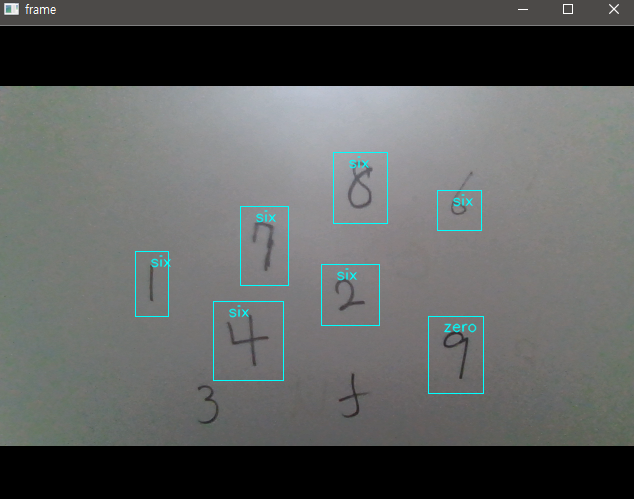
#> input picture CNN.png, 634 x 499 px
$ python -i '[실습과제#4]_임정호_2017253058_MNIST_Real-time_Recognition_CNN.py'   (imports and definitions only)   (older library calls are emulated)
#> lines starting #> are read from the running program, lines starting #| are printed output that depends on the picture; after the words box and inside, x2 and y2 are one past the last pixel; in counts of white or black regions, pixels touching at a corner belong together
#> further down, picture is the input picture: shape (499, 634, 3); mean B, G, R 95, 96.1, 93.7
# -*- coding: utf-8 -*-
"""

연세대학교 컴퓨터정보통신공학부
2021년 가을학기 - 인공지능
MNIST 실시간 인식(Tensorflow)
담당교수: 윤 한 얼

"""

#%%
# 참고자료
# Tensorflow
# https://www.tensorflow.org/tutorials/quickstart/beginner
# From_Anaconda_To_Tensorflow_Yonsei.pdf
# OpenCV
# https://opencv-python-tutroals.readthedocs.io/en/latest/py_tutorials/py_gui/py_video_display/py_video_display.html#display-video

#%%
import cv2 # conda install -c conda-forge opencv
import numpy as np
import tensorflow as tf # 2.1.0

#%%
# MNIST dataset
mnist = tf.keras.datasets.mnist

# [1 line that did not run here, left out]

# Normalize
# [1 line that did not run here, left out]
# [1 line that did not run here, left out]
# [1 line that did not run here, left out]
# [1 line that did not run here, left out]

#%%
# MNIST shape
img_rows, img_cols = 28, 28

# [8 lines that did not run here, left out]

# [1 line that did not run here, left out]
# [1 line that did not run here, left out]

#%%
# tensorflow.keras로 MNIST 인식 모델 구축
# [7 lines that did not run here, left out]

#%%
# MNIST 인식 모델 compile
# [18 lines not run here, left out]

#%%
font = cv2.FONT_HERSHEY_SIMPLEX

# [3 lines not run here, left out]
SIZE = 28

#%%
def annotate(frame, label, location = (20,30)):
    #writes label on image#

    cv2.putText(frame, label, location, font,
                fontScale = 0.5,
                color = (255, 255, 0),
                thickness =  1,
                lineType =  cv2.LINE_AA)

def extract_digit(frame, rect, pad = 10):
    x, y, w, h = rect
    cropped_digit = final_img[y-pad:y+h+pad, x-pad:x+w+pad]
    cropped_digit = cropped_digit/255.0

    #only look at images that are somewhat big:
    if cropped_digit.shape[0] >= 32 and cropped_digit.shape[1] >= 32:
        cropped_digit = cv2.resize(cropped_digit, (SIZE, SIZE))
    else:
        return
    return cropped_digit

def img_to_mnist(frame, tresh = 90):
#> called with tresh = 90
    gray_img = cv2.cvtColor(frame, cv2.COLOR_BGR2GRAY)
    gray_img = cv2.GaussianBlur(gray_img, (5, 5), 0)
    #adaptive here does better with variable lighting:
    gray_img = cv2.adaptiveThreshold(gray_img, 255, cv2.ADAPTIVE_THRESH_GAUSSIAN_C,
                                     cv2.THRESH_BINARY_INV, blockSize = 321, C = 28)
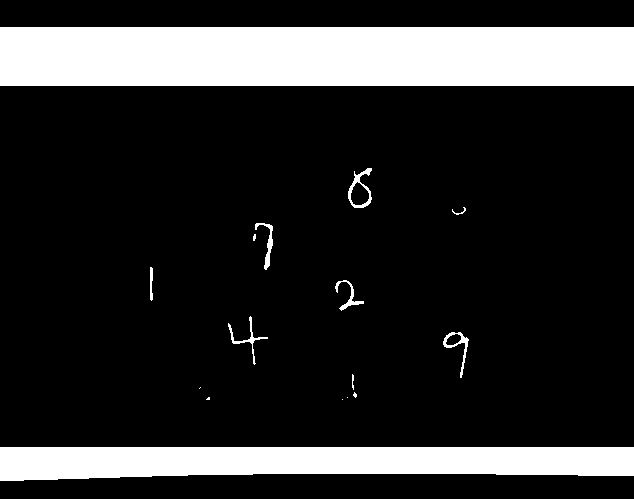
#> gray_img: shape (499, 634); 18% white; 16 white regions (6 under 20 px), largest, box (x1, y1, x2, y2) and area: (0, 27, 634, 86) 37406, (0, 447, 634, 481) 18196, (348, 168, 372, 208) 296

    return gray_img

#%%
# [2 lines not run here, left out]

# 숫자 라벨 list 생성
num_label_list = ["zero", "one", "two", "three", "four",
                         "five", "six", "seven", "eight", "nine"]
labelz = dict(enumerate(num_label_list))

#%%
# [38 lines not run here, left out]

>>> import cv2
>>> picture = cv2.imread('CNN.png')
>>> result = img_to_mnist(picture)

$ run again, on FNN.png
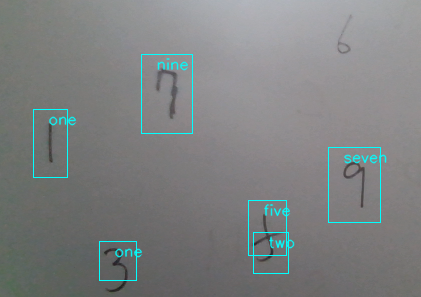
#> input picture FNN.png, 421 x 297 px
#> picture is the input picture: shape (297, 421, 3); mean B, G, R 129, 128.8, 126.1
#> in img_to_mnist, `gray_img = cv2.cvtColor(frame, cv2.COLOR_BGR2GRAY)`:
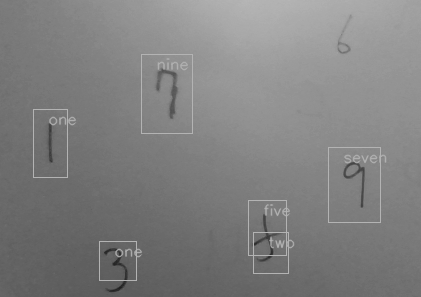
#> gray_img: shape (297, 421); min 32, max 182, mean 128
#> in img_to_mnist, `gray_img = cv2.adaptiveThreshold(gray_img, 255, cv2.ADAPTIVE_THRESH_GA..`:
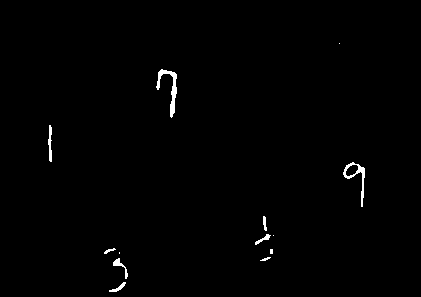
#> gray_img: shape (297, 421); 0.74% white; 13 white regions (4 under 20 px), largest, box (x1, y1, x2, y2) and area: (156, 69, 177, 118) 292, (343, 162, 365, 207) 217, (48, 125, 52, 162) 100
